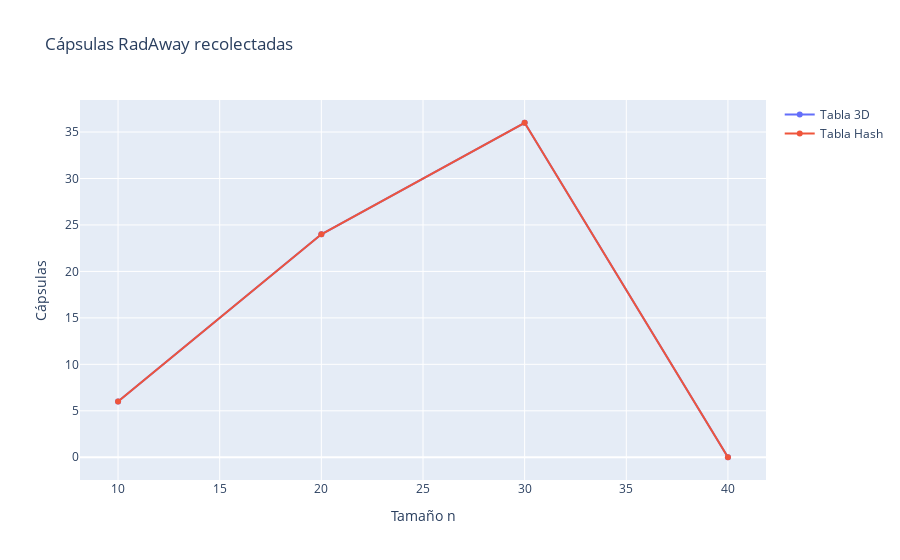
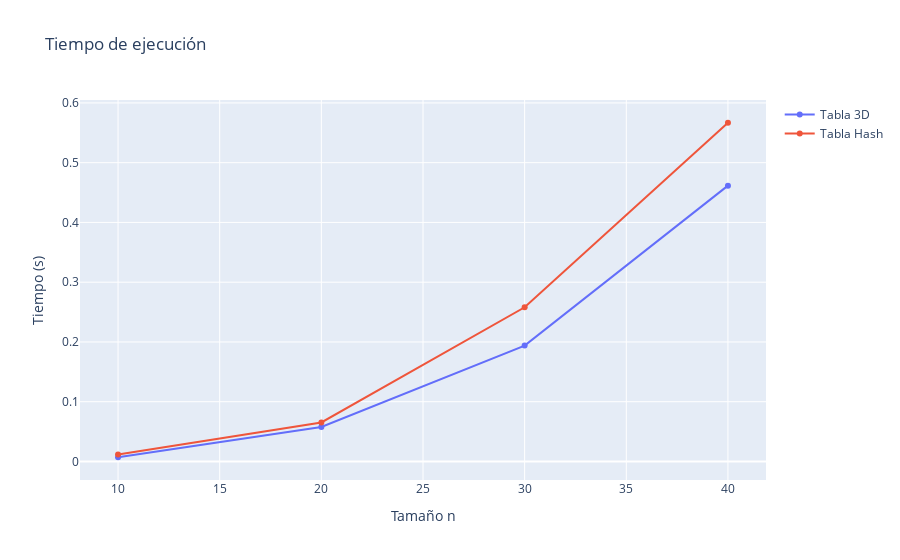
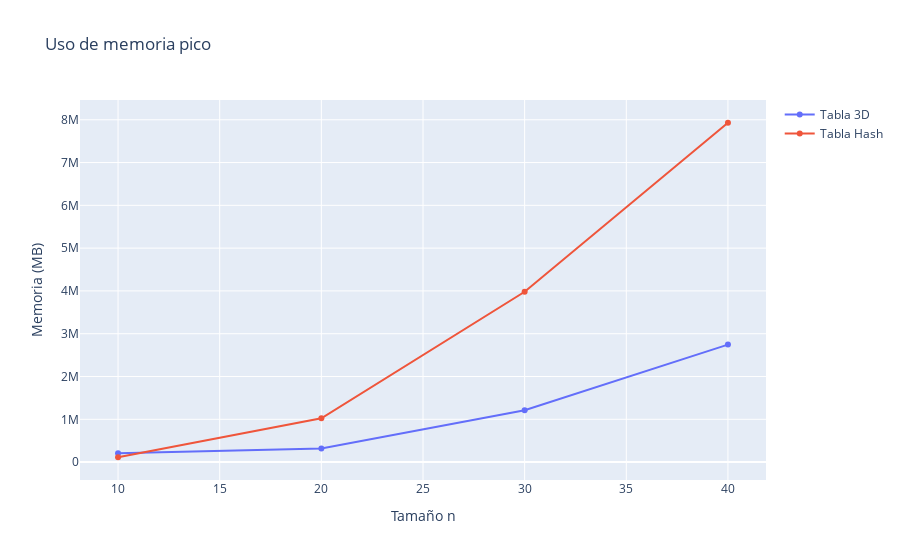

Here is the notebook cell these charts were saved with, in order:
### Markdown cell above
si no se ven los graficos es por permisos.

### Code cell
# Cápsulas recolectadas
fig1 = go.Figure()
fig1.add_trace(go.Scatter(x=n_values, y=caps_3d, name="Tabla 3D", mode='lines+markers'))
fig1.add_trace(go.Scatter(x=n_values, y=caps_hash, name="Tabla Hash", mode='lines+markers'))
fig1.update_layout(title="Cápsulas RadAway recolectadas", xaxis_title="Tamaño n", yaxis_title="Cápsulas")
fig1.show()

# Tiempo
fig2 = go.Figure()
fig2.add_trace(go.Scatter(x=n_values, y=time_3d, name="Tabla 3D", mode='lines+markers'))
fig2.add_trace(go.Scatter(x=n_values, y=time_hash, name="Tabla Hash", mode='lines+markers'))
fig2.update_layout(title="Tiempo de ejecución", xaxis_title="Tamaño n", yaxis_title="Tiempo (s)")
fig2.show()

# Memoria
fig3 = go.Figure()
fig3.add_trace(go.Scatter(x=n_values, y=mem_3d, name="Tabla 3D", mode='lines+markers'))
fig3.add_trace(go.Scatter(x=n_values, y=mem_hash, name="Tabla Hash", mode='lines+markers'))
fig3.update_layout(title="Uso de memoria pico", xaxis_title="Tamaño n", yaxis_title="Memoria (MB)")
fig3.show()

### Figure 1 — Plotly figure (JSON) as saved in the notebook; plotly's stock layout.template omitted (floating-point values rounded to 4 significant figures)
{"data": [{"mode": "lines+markers", "name": "Tabla 3D", "type": "scatter", "x": [10, 20, 30, 40], "y": [6, 24, 36, 0]}, {"mode": "lines+markers", "name": "Tabla Hash", "type": "scatter", "x": [10, 20, 30, 40], "y": [6, 24, 36, 0]}], "layout": {"title": {"text": "Cápsulas RadAway recolectadas"}, "xaxis": {"title": {"text": "Tamaño n"}}, "yaxis": {"title": {"text": "Cápsulas"}}}}

### Figure 2 — Plotly figure (JSON) as saved in the notebook; plotly's stock layout.template omitted (floating-point values rounded to 4 significant figures)
{"data": [{"mode": "lines+markers", "name": "Tabla 3D", "type": "scatter", "x": [10, 20, 30, 40], "y": [0.007025, 0.05758, 0.1939, 0.4615]}, {"mode": "lines+markers", "name": "Tabla Hash", "type": "scatter", "x": [10, 20, 30, 40], "y": [0.01153, 0.06519, 0.258, 0.5668]}], "layout": {"title": {"text": "Tiempo de ejecución"}, "xaxis": {"title": {"text": "Tamaño n"}}, "yaxis": {"title": {"text": "Tiempo (s)"}}}}

### Figure 3 — Plotly figure (JSON) as saved in the notebook; plotly's stock layout.template omitted (floating-point values rounded to 4 significant figures)
{"data": [{"mode": "lines+markers", "name": "Tabla 3D", "type": "scatter", "x": [10, 20, 30, 40], "y": [206567, 318224, 1212752, 2745820]}, {"mode": "lines+markers", "name": "Tabla Hash", "type": "scatter", "x": [10, 20, 30, 40], "y": [113495, 1024131, 3980605, 7929867]}], "layout": {"title": {"text": "Uso de memoria pico"}, "xaxis": {"title": {"text": "Tamaño n"}}, "yaxis": {"title": {"text": "Memoria (MB)"}}}}
